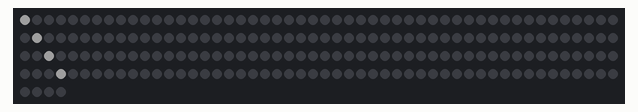
The sketch below on a simulated Arduino Uno, built with avr-gcc and run on an emulated ATmega328P. On the bench: 204 RGB LEDs in strip order, left to right, continuing on the next row. Dim RGB values are drawn brighter than linear.

Above: at 0.17 s.
At 0.78 s:
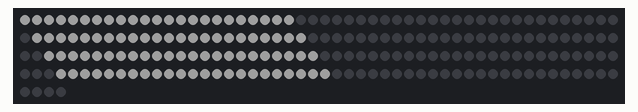
At 1.5 s:
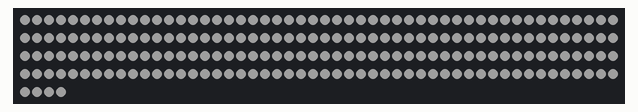

The sketch:

circular_mirror_led_strip_sketch.ino
```cpp
#include <FastLED.h>

#define LED_PIN A1             // Define the digital pin connected to DIN (Data Input)
#define NUM_LEDS 204           // Define the total number of LEDs in your strip
#define NUM_SECTIONS 4         // Define the number of sections
#define TARGET_BRIGHTNESS 51   // Target brightness (20% of the maximum brightness)
#define DELAY_BETWEEN_LEDS 20 // Delay between each LED turning on in milliseconds

CRGB leds[NUM_LEDS];

// Define the number of LEDs in each section
int ledsPerSection = NUM_LEDS / NUM_SECTIONS;

void setup() {
  FastLED.addLeds<WS2812B, LED_PIN, GRB>(leds, NUM_LEDS);
  FastLED.setBrightness(30); // Start with 25% brightness (adjust as needed)
  FastLED.show();           // Initialize all LEDs to 'off'
}

void loop() {
  // Define the color as white
  CRGB whiteColor = CRGB::White;

  // Turn on every LED in each section with a delay
  for (int ledIndex = 0; ledIndex < ledsPerSection; ledIndex++) {
    for (int section = 0; section < NUM_SECTIONS; section++) {
      int i = section * ledsPerSection + ledIndex;
      leds[i] = whiteColor * TARGET_BRIGHTNESS;
    }
    FastLED.show();
    delay(DELAY_BETWEEN_LEDS);
  }
}
```
